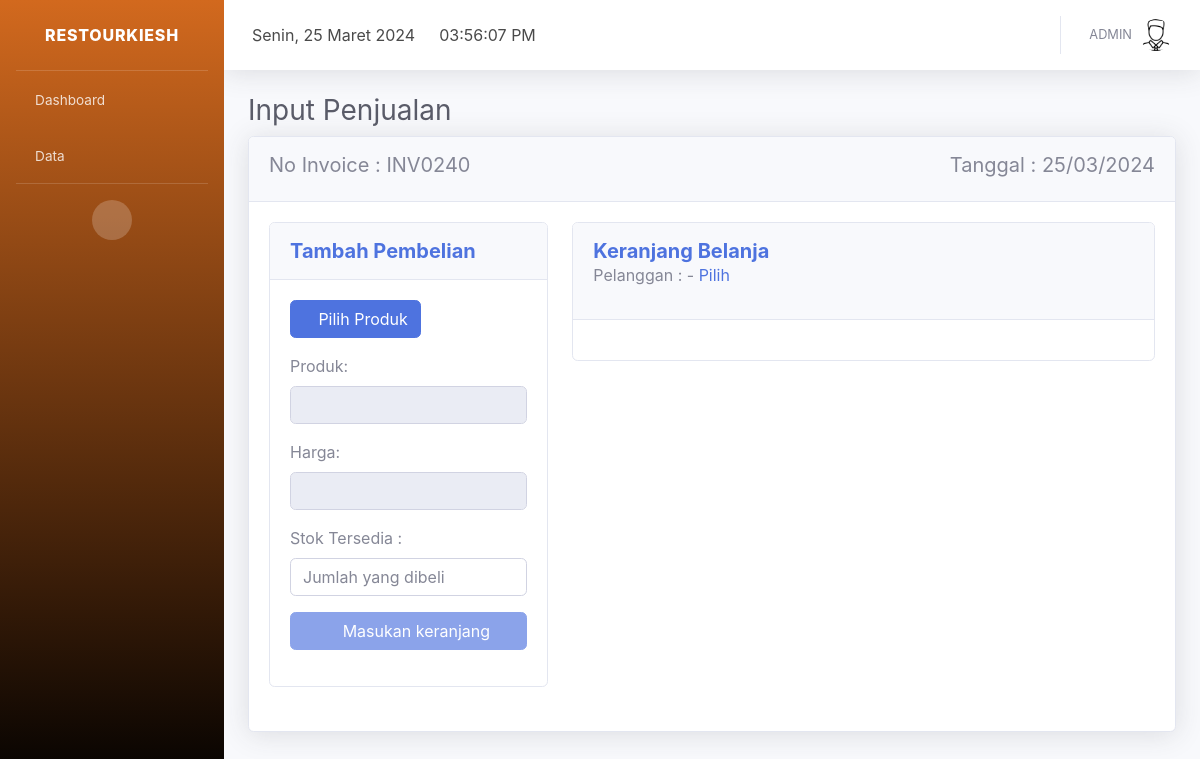
The page /index.php?page=input_penjualan&add=produk_belum_dipilih (signed in) on the database its author committed.
### tables this page shows
CREATE TABLE `profil_aplikasi` (
  `id` int(11) NOT NULL,
  `nama_aplikasi` varchar(30) NOT NULL,
  `alamat` varchar(100) NOT NULL,
  `no_telp` char(14) NOT NULL,
  `logo` varchar(100) NOT NULL
);

CREATE TABLE `pengguna` (
  `id_pengguna` int(11) NOT NULL,
  `kode_pengguna` char(9) NOT NULL,
  `nama_pengguna` varchar(50) NOT NULL,
  `email` varchar(35) NOT NULL,
  `no_telp` char(14) NOT NULL,
  `foto` varchar(100) NOT NULL,
  `username` varchar(50) NOT NULL,
  `password` varchar(500) NOT NULL,
  `level` varchar(10) NOT NULL,
  `status` int(11) NOT NULL
);

### page/penjualan/input-penjualan.php (the view, shortened to what this page needs)
<div class="container-fluid">
  <h1 class="h3 mb-2 text-gray-800">Input Penjualan</h1>
  <?php
  include 'config/database.php';
  $query = mysqli_query($kon, "SELECT max(id_penjualan) as id_penjualan_terbesar FROM penjualan");
  $data = mysqli_fetch_array($query);
  $id_penjualan = $data['id_penjualan_terbesar'];
  $id_penjualan++;
  $huruf = "INV";
  $invoice = $huruf . sprintf("%04s", $id_penjualan);
  ?>
  <form action="page/penjualan/simpan-penjualan.php" method="post">
    <div class="card shadow mb-4">
      <div class="card-header py-3">
        <div class="row">
          <div class="col-sm-6">
            <h5 style="text-align:left">No Invoice : <?php echo $invoice; ?></h5>
          </div>
          <div class="col-sm-6">
            <h5 style="text-align:right">Tanggal : <?php echo date("d/m/Y"); ?></h5>
          </div>
        </div>
      </div>
      <div class="card-body">
        <div class="row">
          <div class="col-sm-4">
            <div class="card mb-4">
              <div class="card-header py-3">
                <h5 class="m-0 font-weight-bold text-primary">Tambah Pembelian</h5>
              </div>
              <div class="card-body">
                <div class="row">
                  <div class="col-sm-12">
                    <div class="form-group">
                      <button type="button" data-toggle="modal" data-target="#modal" class="btn btn-primary"><span class="text"><i class="fas fa-shopping-bag fa-sm"></i> Pilih Produk</span></button>
                    </div>
                  </div>
                </div>
                <div class="row">
                  <div class="col-sm-12">
                    <div class="form-group">
                      <label>Produk:</label>
                      <input name="nama_produk" id="nama_produk" type="text" class="form-control" disabled>
                    </div>
                    <div class="form-group">
                      <label>Harga:</label>
                      <input name="harga" id="harga_produk" type="text" class="form-control" disabled>
                    </div>
                    <div class="form-group">
                      <label>Stok Tersedia : <span id="info_stok_produk"> </span> </label>
                      <input name="jumlah" type="text" id="jumlah_beli" class="form-control" placeholder="Jumlah yang dibeli">
                    </div>
                    <div class="form-group">
                      <button type="button" id="tambahkan_ke_keranjang" aksi="tambahkan_ke_keranjang" disabled class="btn btn-primary btn-block"><span class="text"><i class="fas fa-shopping-cart fa-sm"></i> Masukan keranjang</span></button>
                    </div>
                  </div>
                </div>
              </div>
            </div>
          </div>
          <div class="col-sm-8">
            <div class="card mb-4">
              <div class="card-header py-3">
                <h5 class="m-0 font-weight-bold text-primary">Keranjang Belanja</h5>
                <p id="tampil_pelanggan">Pelanggan : - <a href="" data-toggle="modal" data-target="#pilih_pelanggan">Pilih</a></p>
              </div>
              <div class="card-body">
              </div>
            </div>
          </div>
        </div>
      </div>
    </div>
  </form>
</div>

### index.php (shortened to what this page needs)
<?php
include 'config/database.php';
$hasil = mysqli_query($kon, "select * from profil_aplikasi order by nama_aplikasi desc limit 1");
$data = mysqli_fetch_array($hasil);
?>
<!DOCTYPE html>
<html lang="en">
<head>
  <link href="assets/vendor/fontawesome-free/css/all.min.css" rel="stylesheet" type="text/css">
  <link href="assets/font/font.css" rel="stylesheet">
  <link href="assets/css/sb-admin-2.min.css" rel="stylesheet">
  <link href="assets/vendor/datatables/dataTables.bootstrap4.min.css" rel="stylesheet">
  <link rel="stylesheet" href="assets/plugin/datepicker/css/datepicker.css">
</head>
<body>
  <div id="wrapper">
    <ul class="navbar-nav sidebar sidebar-dark accordion" id="accordionSidebar" style="background-image: linear-gradient(180deg, #D2691E 0%, #000000 100%);">
      <a class="sidebar-brand d-flex align-items-center justify-content-center" href="index.php?page=dashboard">
        <div class="sidebar-brand-text mx-3"><?php echo $data['nama_aplikasi']; ?></div>
      </a>
      <hr class="sidebar-divider my-0">
<li class="nav-item">
    <a class="nav-link" href="index.php?page=dashboard">
        <i class="fas fa-home"></i>
        <span>Dashboard</span>
    </a>
</li>
      <?php if ($_SESSION["level"] == "Admin") : ?>
        <li class="nav-item">
          <a class="nav-link collapsed" href="#" data-toggle="collapse" data-target="#master_data" aria-expanded="true" aria-controls="collapseTwo">
            <i class="fas fa-database"></i>
            <span>Data</span>
          </a>
        </li>
      <?php endif; ?>
      <hr class="sidebar-divider d-none d-md-block">
      <div class="text-center d-none d-md-inline">
        <button class="rounded-circle border-0" id="sidebarToggle"></button>
      </div>
    </ul>
    <div id="content-wrapper" class="d-flex flex-column">
      <div id="content">
        <nav class="navbar navbar-expand navbar-light bg-white topbar mb-4 static-top shadow">
          <div class="top-navbar d-none d-xl-block">
            <ul class="navbar-nav align-items-center">
              <li class="nav-item">
                <a class="nav-link">
                  <div id="date">
                  </div>
                </a>
              </li>
            </ul>
          </div>
          <div class="top-navbar d-none d-xl-block">
            <ul class="navbar-nav align-items-center">
              <li class="nav-item">
                <a class="nav-link">
                  <div id="clock">
                  </div>
                </a>
              </li>
            </ul>
          </div>
          <ul class="navbar-nav ml-auto">
    <?php
    include 'config/database.php';
    $id_pengguna = $_SESSION["id_pengguna"];
    $hasil = mysqli_query($kon, "select nama_pengguna,foto from pengguna where id_pengguna=$id_pengguna");
    $row = mysqli_fetch_array($hasil);
    ?>
    <li class="nav-item dropdown no-arrow">
      <a class="nav-link dropdown-toggle" href="#" id="userDropdown" role="button" data-toggle="dropdown" aria-haspopup="true" aria-expanded="false">
        <span class="mr-2 d-none d-lg-inline text-gray-600 small"><?php echo $row["nama_pengguna"]; ?></span>
        <img class="img-profile rounded-circle" src="page/pengguna/foto/<?php echo $row["foto"]; ?>">
      </a>
    </li>
</ul>
        </nav>
        <?php
        if (isset($_GET['page'])) {
          $page = $_GET['page'];
          switch ($page) {
            case 'input_penjualan':
              include "page/penjualan/input-penjualan.php";
              break;
          }
        }
        ?>
      </div>
    </div>
  </div>
  <link href="assets/plugin/select2/select2.min.css" rel="stylesheet" />
</body>
</html>

### rows shown on the page
profil_aplikasi: nama_aplikasi "RESTOURKIESH"
pengguna: nama_pengguna "ADMIN", foto (picture)

### other values the page prints
$invoice "INV0240"
